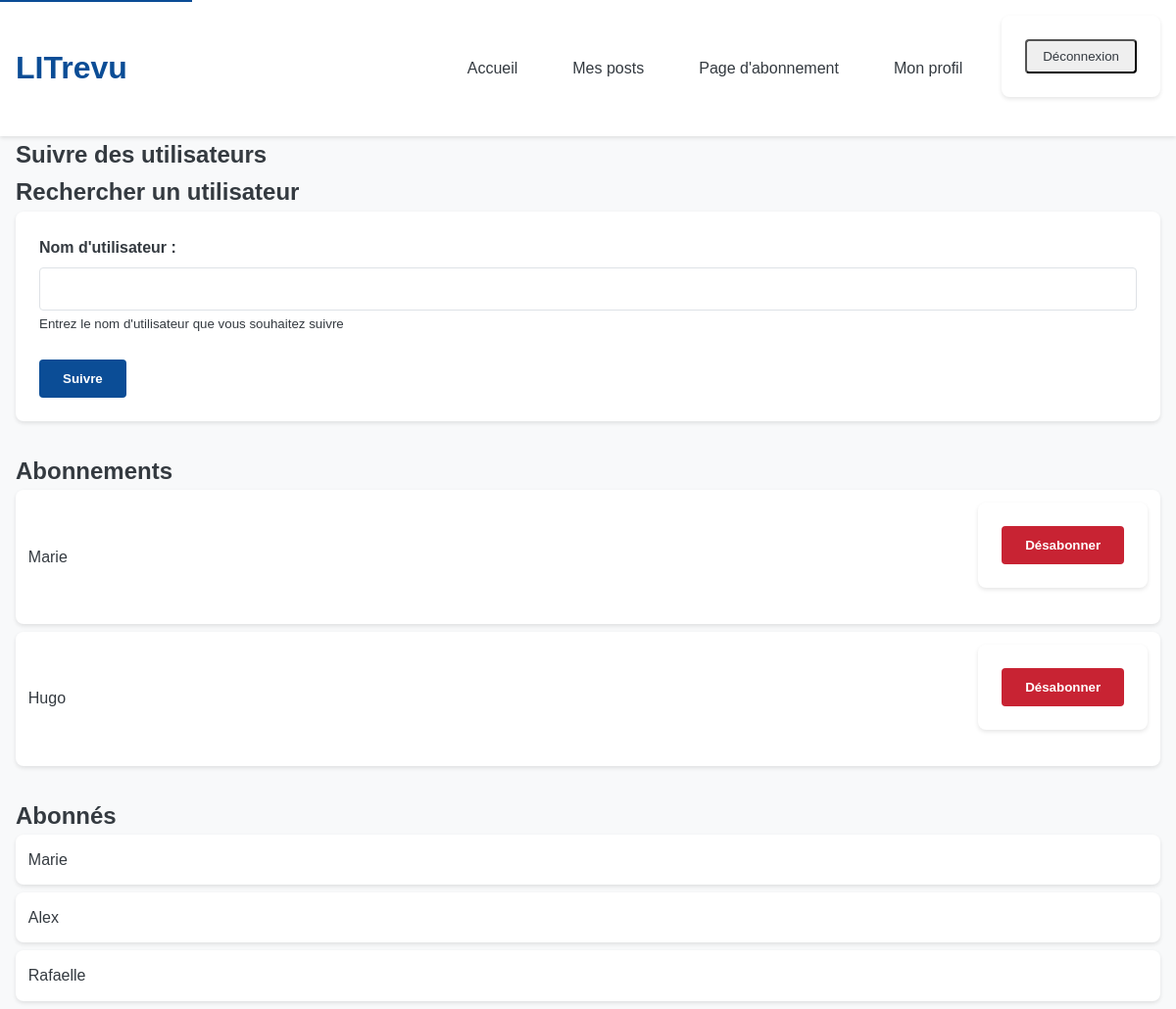
The app's page /follow/ (signed in) with its own data.
### review/models.py (models this page shows, shortened)
class UserFollows(models.Model):
    user = models.ForeignKey(
        settings.AUTH_USER_MODEL, on_delete=models.CASCADE, related_name="following"
    )
    followed_user = models.ForeignKey(
        settings.AUTH_USER_MODEL, on_delete=models.CASCADE, related_name="followed_by"
    )
    class Meta:
        unique_together = ("user", "followed_user")

### authentication/models.py (models this page shows, shortened)
class User(AbstractUser):
    profile_picture = models.ImageField(
        upload_to="profile_pictures", null=True, blank=True
    )

### review/views.py (the view, shortened to what this page needs)
# urls.py: path("follow/", review.views.FollowUsersView.as_view(), name="follow_users"),
class FollowUsersView(LoginRequiredMixin, CreateView):
    model = UserFollows
    template_name = "review/followpage.html"
    form_class = FollowUsersForm
    success_url = reverse_lazy("follow_users")
    def get_form_kwargs(self):
        kwargs = super().get_form_kwargs()
        kwargs["user"] = self.request.user
        return kwargs
    def get_context_data(self, **kwargs):
        context = super().get_context_data(**kwargs)
        context["following"] = UserFollows.objects.filter(user=self.request.user)
        context["followers"] = UserFollows.objects.filter(
            followed_user=self.request.user
        )
        return context

### review/forms.py
class FollowUsersForm(forms.ModelForm):
    class Meta:
        model = UserFollows
        fields = ["followed_user"]
        labels = {
            "followed_user": "Utilisateur à suivre",
        }
    def __init__(self, *args, **kwargs):
        self.user = kwargs.pop("user")
        super().__init__(*args, **kwargs)
        self.fields["followed_user"].queryset = get_user_model().objects.exclude(
            id=self.user.id
        )

### review/templates/review/followpage.html (shortened to what this page needs)
{% extends "base.html" %}
{% block content %}
<main>
    <section class="follow-container" aria-labelledby="follow-title">
        <h1 id="follow-title">Suivre des utilisateurs</h1>
        <div class="search-section">
            <h2>Rechercher un utilisateur</h2>
            <form method="post" class="search-form">
                <div class="form-group">
                    <label for="search_user">Nom d'utilisateur :</label>
                    <input type="text" id="search_user" name="search_user" class="form-control"
                           aria-describedby="search-help">
                    <small id="search-help" class="form-text">Entrez le nom d'utilisateur que vous souhaitez suivre</small>
                </div>
                <button type="submit" class="btn btn-primary">Suivre</button>
            </form>
        </div>
        <div class="subscriptions-section">
            <h2>Abonnements</h2>
            {% if following %}
                <ul class="follow-list">
                    {% for follow in following %}
                        <li class="user-item">
                            {{ follow.followed_user.username }}
                            <form method="post" action="{% url 'unfollow_user' follow.followed_user.id %}" style="display: inline;">
                                <button type="submit" class="btn btn-danger">Désabonner</button>
                            </form>
                        </li>
                    {% endfor %}
                </ul>
            {% else %}
                <p>Vous ne suivez personne pour le moment.</p>
            {% endif %}
        </div>
        <div class="followers-section">
            <h2>Abonnés</h2>
            {% if followers %}
                <ul class="follow-list">
                    {% for follower in followers %}
                        <li class="user-item">{{ follower.user.username }}</li>
                    {% endfor %}
                </ul>
            {% else %}
                <p>Personne ne vous suit pour le moment.</p>
            {% endif %}
        </div>
    </section>
</main>
{% endblock %}

### static/css/styles.css (style rules this page uses)
:root { --primary-color: #0B4D96; --secondary-color: #505A64; --success-color: #1E7E34; --danger-color: #C82333; --light-gray: #f8f9fa; --dark-gray: #343a40; --border-color: #dee2e6; --rating-color: #CC9900; --box-shadow: 0 2px 4px rgba(0, 0, 0, 0.1); --border-radius: 8px; --focus-outline: 3px solid #2B7DE1; --container-max-width: 1200px; --content-padding: 1.5rem; --grid-gap: 2rem; }
* { margin: 0; padding: 0; box-sizing: border-box; }
body { font-family: 'Arial', sans-serif; line-height: 1.6; color: var(--dark-gray); background-color: var(--light-gray); }
.card, .review-box, .ticket-box, .ticket-review-box, form { background-color: white; border-radius: var(--border-radius); box-shadow: var(--box-shadow); padding: var(--content-padding); margin-bottom: 1.5rem; }
.btn { display: inline-block; padding: 0.75rem 1.5rem; border-radius: 4px; text-decoration: none; cursor: pointer; border: none; font-weight: 600; transition: all 0.3s ease; }
.btn-primary { background-color: var(--primary-color); color: white; }
.btn-danger { background-color: var(--danger-color); color: white; }
.form-group { margin-bottom: 1.5rem; }
label { display: block; margin-bottom: 0.5rem; color: var(--dark-gray); font-weight: 600; font-size: 1rem; }
input[type="text"], input[type="password"], input[type="email"], textarea, select { width: 100%; padding: 0.75rem; border: 1px solid var(--border-color); border-radius: 4px; font-size: 1rem; }
.user-item { display: flex; justify-content: space-between; align-items: center; padding: 0.8rem; margin-bottom: 0.5rem; background-color: white; border-radius: var(--border-radius); box-shadow: var(--box-shadow); }
.user-item form { margin-left: 1rem; }
.follow-list { list-style: none; padding: 0; }
.subscriptions-section, .followers-section { margin-top: 2rem; }

### records on screen
UserFollows: followed_user.username "Marie"
UserFollows: followed_user.username "Hugo"
UserFollows: user.username "Marie"
UserFollows: user.username "Alex"
UserFollows: user.username "Rafaelle"
